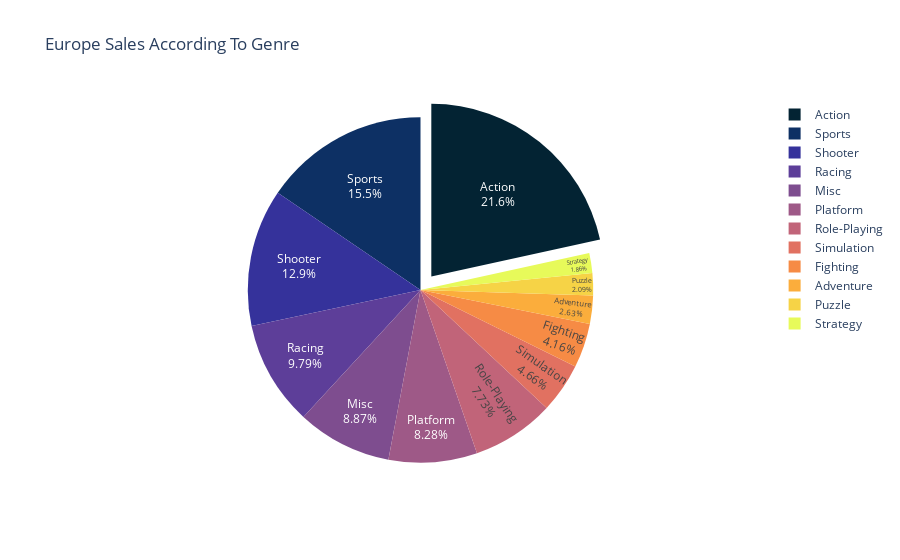

The cell this chart's notebook holds for it:
### Code cell
#pie for most sold genres in Europe
px.pie(genre_sales, values = "eu_sum", names = "genre", title = "Europe Sales According To Genre",
       color_discrete_sequence= px.colors.sequential.thermal).update_traces(textposition = "inside", textinfo = "percent+label", pull = [0.1])

### Figure 1 — Plotly figure (JSON) as saved in the notebook; plotly's stock layout.template omitted (floating-point values rounded to 4 significant figures)
{"data": [{"domain": {"x": [0, 1], "y": [0, 1]}, "hovertemplate": "genre=%{label}<br>eu_sum=%{value}<extra></extra>", "labels": ["Action", "Adventure", "Fighting", "Misc", "Platform", "Puzzle", "Racing", "Role-Playing", "Shooter", "Simulation", "Sports", "Strategy"], "legendgroup": "", "name": "", "pull": [0.1], "showlegend": true, "textinfo": "percent+label", "textposition": "inside", "type": "pie", "values": [525, 64.13, 101.3, 216.0, 201.6, 50.78, 238.4, 188.1, 313.3, 113.4, 376.9, 45.34]}], "layout": {"legend": {"tracegroupgap": 0}, "piecolorway": ["rgb(3, 35, 51)", "rgb(13, 48, 100)", "rgb(53, 50, 155)", "rgb(93, 62, 153)", "rgb(126, 77, 143)", "rgb(158, 89, 135)", "rgb(193, 100, 121)", "rgb(225, 113, 97)", "rgb(246, 139, 69)", "rgb(251, 173, 60)", "rgb(246, 211, 70)", "rgb(231, 250, 90)"], "title": {"text": "Europe Sales According To Genre"}}}
